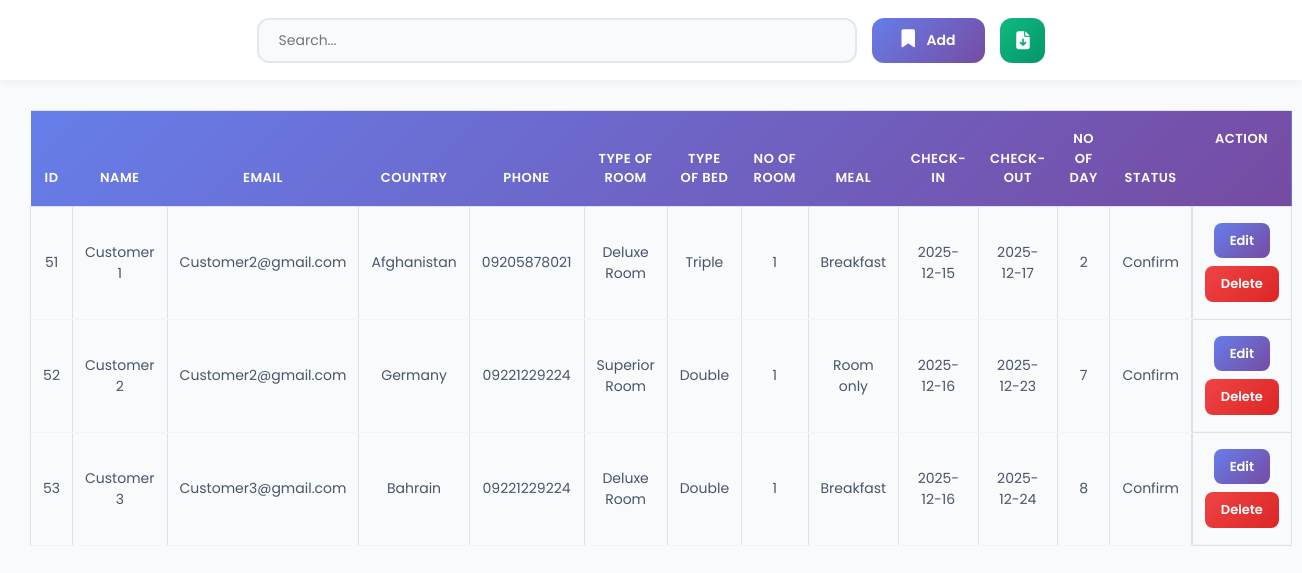
The page /admin/roombook.php on the database its author committed.
### tables this page shows
CREATE TABLE `roombook` (
  `id` int(10) NOT NULL,
  `Name` varchar(50) NOT NULL,
  `Email` varchar(50) NOT NULL,
  `Country` varchar(30) NOT NULL,
  `Phone` varchar(30) NOT NULL,
  `RoomType` varchar(30) NOT NULL,
  `Bed` varchar(30) NOT NULL,
  `Meal` varchar(30) NOT NULL,
  `NoofRoom` varchar(30) NOT NULL,
  `cin` date NOT NULL,
  `cout` date NOT NULL,
  `nodays` int(50) NOT NULL,
  `stat` varchar(30) NOT NULL
);

### admin/roombook.php (the view, shortened to what this page needs)
<?php
include '../config.php';
?>
<!DOCTYPE html>
<html lang="en">
<head>
    <link href="https://cdn.jsdelivr.net/npm/bootstrap@5.0.2/dist/css/bootstrap.min.css" rel="stylesheet">
    <link rel="stylesheet" href="https://cdnjs.cloudflare.com/ajax/libs/font-awesome/6.2.0/css/all.min.css" />
    <link rel="stylesheet" href="./css/roombook.css">
</head>
<body>
    <div class="searchsection">
        <input type="text" name="search_bar" id="search_bar" placeholder="Search..." onkeyup="searchFun()">
        <button class="adduser" id="adduser" onclick="adduseropen()"><i class="fa-solid fa-bookmark"></i> Add</button>
        <form action="./exportdata.php" method="post">
            <button class="exportexcel" id="exportexcel" name="exportexcel" type="submit"><i class="fa-solid fa-file-arrow-down"></i></button>
        </form>
    </div>
    <div class="roombooktable" class="table-responsive-xl">
        <?php
            $roombooktablesql = "SELECT * FROM roombook";
            $roombookresult = mysqli_query($conn, $roombooktablesql);
        ?>
        <table class="table table-bordered" id="table-data">
            <thead>
                <tr>
                    <th scope="col">Id</th>
                    <th scope="col">Name</th>
                    <th scope="col">Email</th>
                    <th scope="col">Country</th>
                    <th scope="col">Phone</th>
                    <th scope="col">Type of Room</th>
                    <th scope="col">Type of Bed</th>
                    <th scope="col">No of Room</th>
                    <th scope="col">Meal</th>
                    <th scope="col">Check-In</th>
                    <th scope="col">Check-Out</th>
                    <th scope="col">No of Day</th>
                    <th scope="col">Status</th>
                    <th scope="col" class="action">Action</th>
                </tr>
            </thead>
            <tbody>
            <?php
            while ($res = mysqli_fetch_array($roombookresult)) {
            ?>
                <tr>
                    <td><?php echo $res['id'] ?></td>
                    <td><?php echo $res['Name'] ?></td>
                    <td><?php echo $res['Email'] ?></td>
                    <td><?php echo $res['Country'] ?></td>
                    <td><?php echo $res['Phone'] ?></td>
                    <td><?php echo $res['RoomType'] ?></td>
                    <td><?php echo $res['Bed'] ?></td>
                    <td><?php echo $res['NoofRoom'] ?></td>
                    <td><?php echo $res['Meal'] ?></td>
                    <td><?php echo $res['cin'] ?></td>
                    <td><?php echo $res['cout'] ?></td>
                    <td><?php echo $res['nodays'] ?></td>
                    <td><?php echo $res['stat'] ?></td>
                    <td class="action">
                        <a href="roombookedit.php?id=<?php echo $res['id'] ?>"><button class="btn btn-primary">Edit</button></a>
                        <a href="roombookdelete.php?id=<?php echo $res['id'] ?>"><button class='btn btn-danger'>Delete</button></a>
                    </td>
                </tr>
            <?php
            }
            ?>
            </tbody>
        </table>
    </div>
</body>
</html>

### admin/css/roombook.css (style rules this page uses)
body { background: #f8fafc; font-family: "Poppins", sans-serif; margin: 0; padding: 0; }
* { margin: 0; padding: 0; box-sizing: border-box; }
i { font-size: 18px; }
.searchsection { height: 80px; width: 100%; display: flex; justify-content: center; align-items: center; gap: 15px; background: white; padding: 0 30px; position: fixed; top: 0; z-index: 500; box-shadow: 0 2px 10px rgba(0, 0, 0, 0.05); }
#search_bar { height: 45px; flex: 1; max-width: 600px; border: 2px solid #e2e8f0; background: #f8fafc; padding: 0 20px; border-radius: 12px; font-size: 14px; transition: all 0.3s ease; }
#adduser { height: 45px; background: linear-gradient(135deg, #667eea 0%, #764ba2 100%); color: white; border: none; border-radius: 12px; padding: 0 30px; font-weight: 600; cursor: pointer; transition: all 0.3s ease; font-size: 14px; }
#adduser i { margin-right: 8px; }
.exportexcel { height: 45px; width: 45px; background: linear-gradient(135deg, #10b981 0%, #059669 100%); color: white; border: none; border-radius: 12px; cursor: pointer; transition: all 0.3s ease; display: flex; align-items: center; justify-content: center; }
.roombooktable { margin-top: 80px; padding: 30px; min-height: calc(100vh - 80px); }
.table { margin: 0; }
.table thead { background: linear-gradient(135deg, #667eea 0%, #764ba2 100%); }
.table thead th { color: white; font-weight: 600; font-size: 13px; text-transform: uppercase; letter-spacing: 0.5px; padding: 18px 12px; border: none; text-align: center; }
.table tbody td { padding: 16px 12px; vertical-align: middle; font-size: 14px; color: #475569; text-align: center; border-bottom: 1px solid #f1f5f9; }
.action { display: flex; gap: 8px; justify-content: center; flex-wrap: wrap; }
.action a { text-decoration: none; }
.action button { padding: 8px 16px; font-size: 13px; border-radius: 8px; border: none; font-weight: 600; transition: all 0.3s ease; white-space: nowrap; }
.action .btn-primary { background: linear-gradient(135deg, #667eea 0%, #764ba2 100%); }
.action .btn-danger { background: linear-gradient(135deg, #ef4444 0%, #dc2626 100%); }

### rows shown on the page
roombook: id "51", Name "Customer 1", Email "Customer2@gmail.com", Country "Afghanistan", Phone "09205878021", RoomType "Deluxe Room", Bed "Triple", NoofRoom "1", Meal "Breakfast", cin "2025-12-15", cout "2025-12-17", nodays "2", stat "Confirm"
roombook: id "52", Name "Customer 2", Email "Customer2@gmail.com", Country "Germany", Phone "09221229224", RoomType "Superior Room", Bed "Double", NoofRoom "1", Meal "Room only", cin "2025-12-16", cout "2025-12-23", nodays "7", stat "Confirm"
roombook: id "53", Name "Customer 3", Email "Customer3@gmail.com", Country "Bahrain", Phone "09221229224", RoomType "Deluxe Room", Bed "Double", NoofRoom "1", Meal "Breakfast", cin "2025-12-16", cout "2025-12-24", nodays "8", stat "Confirm"
